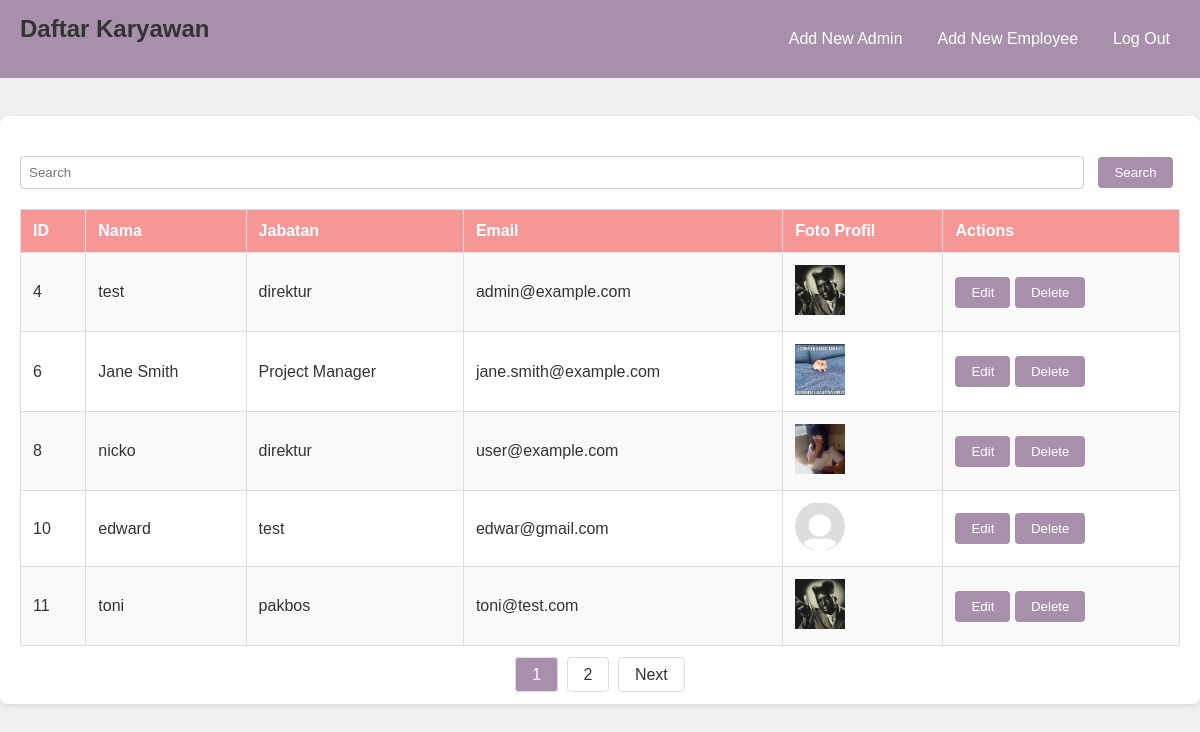
The app's page /index.php (signed in) with its own data.
### tables this page shows
CREATE TABLE `karyawan` (
  `id_karyawan` int(11) NOT NULL,
  `nama` varchar(100) NOT NULL,
  `jabatan` varchar(100) NOT NULL,
  `email` varchar(100) NOT NULL,
  `foto_profil` varchar(255) DEFAULT NULL,
  `tanggal_ditambahkan` timestamp NOT NULL DEFAULT current_timestamp()
);

### index.php (the view, shortened to what this page needs)
<?php
include 'koneksi.php';
$search = isset($_GET['search']) ? $conn->real_escape_string($_GET['search']) : '';
$results_per_page = 5;
$page = isset($_GET['page']) && is_numeric($_GET['page']) ? (int)$_GET['page'] : 1;
$start_from = ($page - 1) * $results_per_page;
$total_sql = "SELECT COUNT(*) AS total FROM karyawan WHERE nama LIKE '%$search%' OR jabatan LIKE '%$search%' OR email LIKE '%$search%'";
$total_result = $conn->query($total_sql);
$total_row = $total_result->fetch_assoc();
$total_records = $total_row['total'];
$total_pages = ceil($total_records / $results_per_page);
$sql = "SELECT * FROM karyawan WHERE nama LIKE '%$search%' OR jabatan LIKE '%$search%' OR email LIKE '%$search%' LIMIT $start_from, $results_per_page";
$result = $conn->query($sql);
?>
<!DOCTYPE html>
<html lang="en">
<head>
    <link rel="stylesheet" href="styles.css">
</head>
<body>
    <div class="header">
        <h1 class="title">Daftar Karyawan</h1>
        <nav class="navbar-nav">
            <a href="newadmin.php" class="nav-link">Add New Admin</a>
            <a href="create.php" class="nav-link">Add New Employee</a>
            <a href="logout.php" class="nav-link">Log Out</a>
        </nav>
    </div>
    <br>
    <div class="main-content">
        <form action="index.php" method="GET">
            <input type="text" name="search" placeholder="Search" value="<?= htmlspecialchars($search) ?>">
            <button type="submit">Search</button>
        </form>
        <table>
            <thead>
                <tr>
                    <th>ID</th>
                    <th>Nama</th>
                    <th>Jabatan</th>
                    <th>Email</th>
                    <th>Foto Profil</th>
                    <th>Actions</th>
                </tr>
            </thead>
            <tbody>
                <?php if ($result->num_rows > 0): ?>
                    <?php while ($row = $result->fetch_assoc()): ?>
                        <tr>
                            <td><?= $row['id_karyawan']; ?></td>
                            <td><?= htmlspecialchars($row['nama']); ?></td>
                            <td><?= htmlspecialchars($row['jabatan']); ?></td>
                            <td><?= htmlspecialchars($row['email']); ?></td>
                            <td>
                                <?php if ($row['foto_profil']): ?>
                                    <img src="uploads/<?= htmlspecialchars($row['foto_profil']); ?>" alt="Foto Profil" width="50">
                                <?php else: ?>
                                    No Photo Available
                                <?php endif; ?>
                            </td>
                            <td>
                                <form action="edit.php" method="GET" style="display: inline;">
                                    <button type="submit" class="action-btn edit-btn">Edit</button>
                                </form>
                                <form action="delete.php" method="GET" style="display: inline;">
                                    <button type="submit" class="action-btn delete-btn">Delete</button>
                                </form>
                            </td>
                        </tr>
                    <?php endwhile; ?>
                <?php else: ?>
                    <tr>
                        <td colspan="7">No employees found.</td>
                    </tr>
                <?php endif; ?>
            </tbody>
        </table>
        <div class="pagination">
            <?php for ($i = 1; $i <= $total_pages; $i++): ?>
                <a href="index.php?page=<?= $i; ?>&search=<?= urlencode($search); ?>" <?= $i === $page ? 'class="active"' : ''; ?>><?= $i; ?></a>
            <?php endfor; ?>
            <?php if ($page < $total_pages): ?>
                <a href="index.php?page=<?= $page + 1; ?>&search=<?= urlencode($search); ?>">Next</a>
            <?php endif; ?>
        </div>
    </div>
</body>
</html>

### styles.css (style rules this page uses)
* { margin: 0; padding: 0; box-sizing: border-box; }
html, body { margin: 0; padding: 0; width: 100%; height: 100%; font-family: Arial, sans-serif; background-color: #f0f0f0; color: #333; }
.header { width: 100%; background-color: #A88FAC; color: white; padding: 15px 20px; display: flex; justify-content: space-between; align-items: center; box-sizing: border-box; }
.navbar-nav { list-style: none; display: flex; gap: 15px; }
.nav-link { color: white; text-decoration: none; padding: 10px; transition: background-color 0.3s, color 0.3s; }
.main-content { max-width: 1200px; margin: 20px auto; padding: 20px; background-color: white; border-radius: 8px; box-shadow: 0 2px 5px rgba(0, 0, 0, 0.1); }
.title { font-size: 24px; color: #333; margin-bottom: 20px; }
table { width: 100%; border-collapse: collapse; }
th, td { border: 1px solid #ddd; padding: 12px; text-align: left; }
th { background-color: #f69797; color: white; }
tbody tr:nth-child(odd) { background-color: #f9f9f9; }
form { margin-top: 20px; margin-bottom: 20px; }
input[type="text"] { padding: 8px; margin-right: 10px; border: 1px solid #ccc; border-radius: 4px; width: calc(100% - 96px); }
button { padding: 8px 16px; background-color: #A88FAC; color: white; border: none; border-radius: 4px; cursor: pointer; transition: background-color 0.2s; }
.pagination { margin-top: 20px; text-align: center; }
.pagination a { color: #333; padding: 8px 16px; text-decoration: none; border: 1px solid #ddd; margin: 0 2px; border-radius: 4px; transition: background-color 0.3s; }
.pagination a.active { background-color: #A88FAC; color: white; }

### records on screen
karyawan: id_karyawan "4", nama "test", jabatan "direktur", email "admin@example.com", foto_profil (picture)
karyawan: id_karyawan "6", nama "Jane Smith", jabatan "Project Manager", email "jane.smith@example.com", foto_profil (picture)
karyawan: id_karyawan "8", nama "nicko", jabatan "direktur", email "user@example.com", foto_profil (picture)
karyawan: id_karyawan "10", nama "edward", jabatan "test", email "edwar@gmail.com", foto_profil (placeholder picture)
karyawan: id_karyawan "11", nama "toni", jabatan "pakbos", email "toni@test.com", foto_profil (picture)
